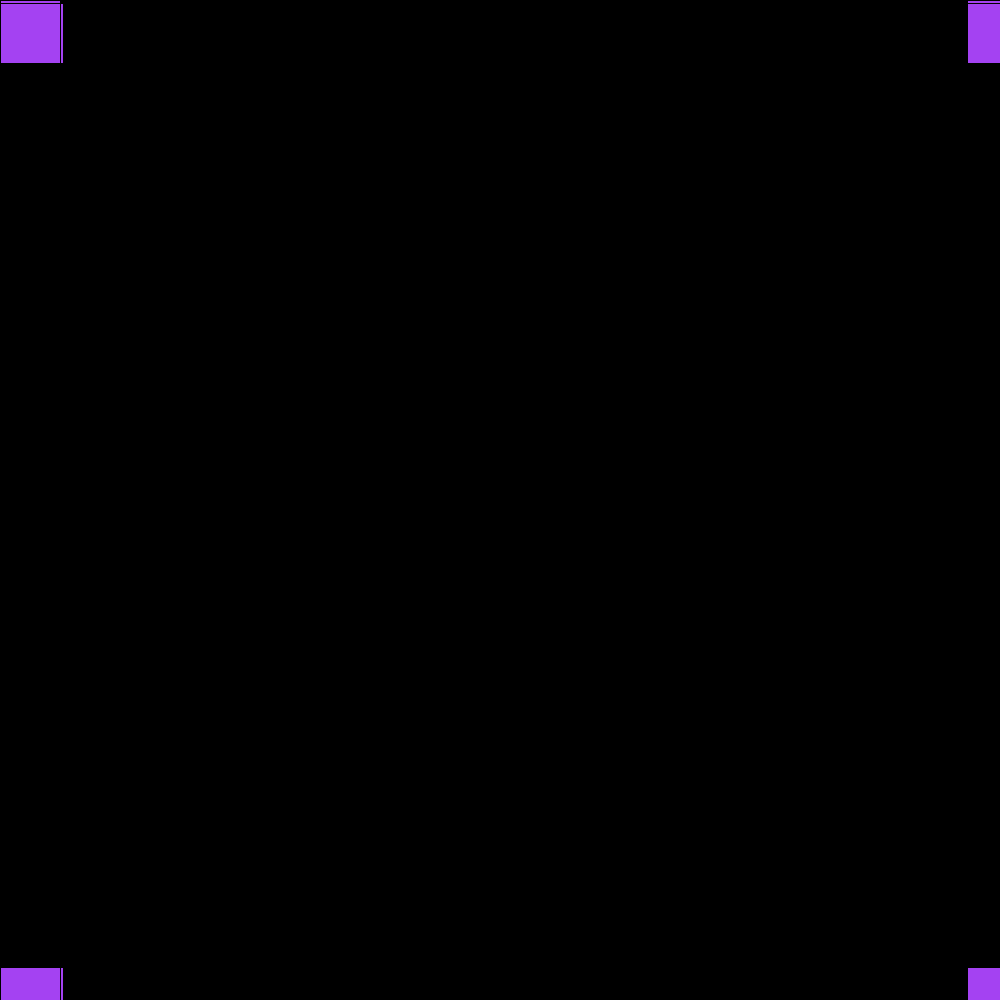
Frame 1 (no input)
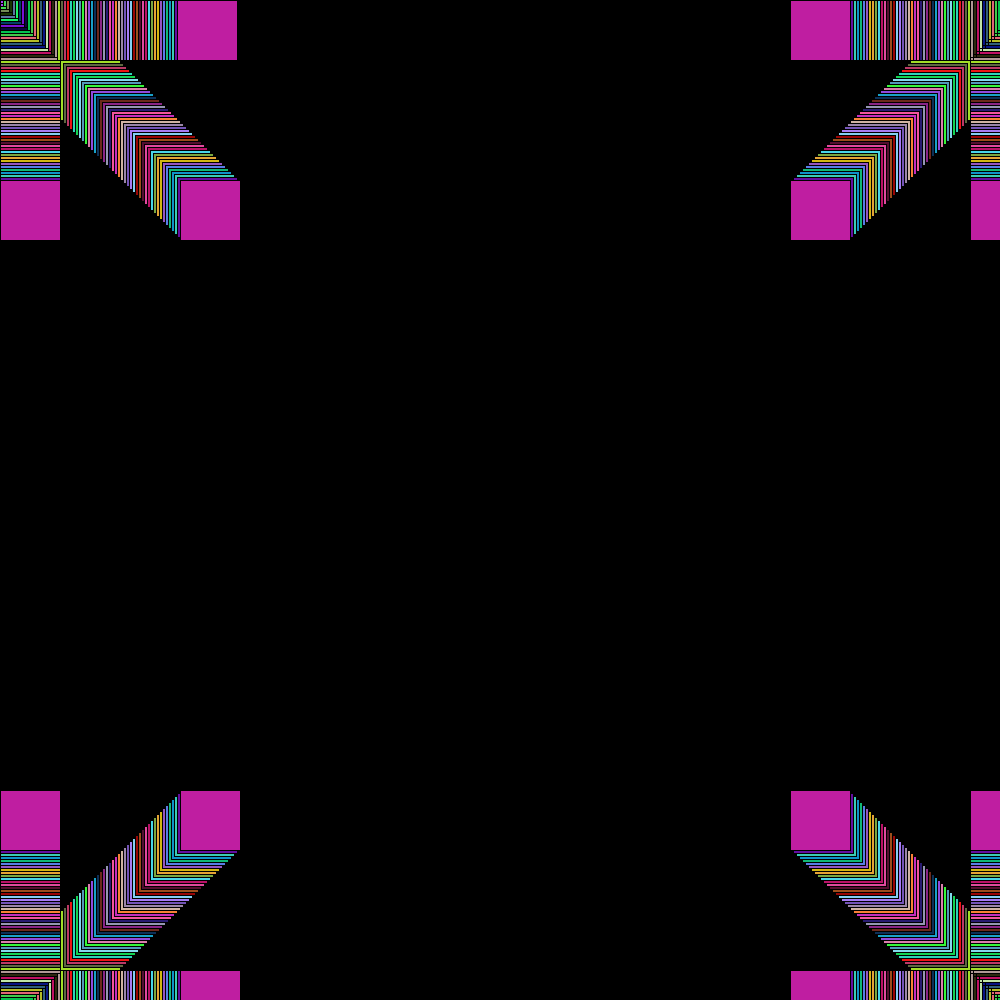
Frame 60 (the mouse pressed at the canvas centre just before this capture)
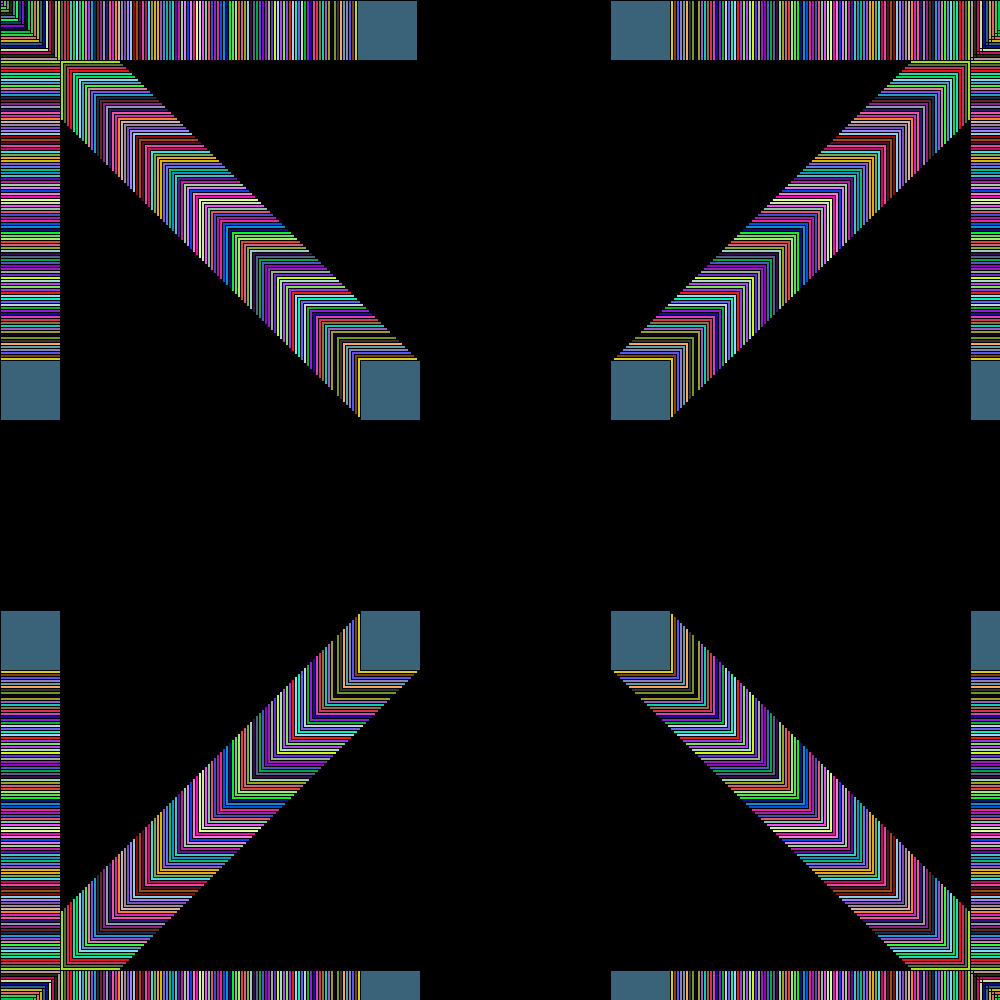
Frame 120 (the mouse held since frame 60 and released just before this capture)

The Processing sketch that drew these frames (run headless with seeded random() and noise(); from frame 60 on, the mouse is pressed at the canvas centre):

// Processing sketch: stroke_inducing_thing
// ── stroke_inducing_thing.pde
int a=0;
void setup()
{
  size (1000, 1000);
  background (0, 0, 0);
}

void draw()
{ 
  fill(random(255),random (255),random (255));
  rect(a, 0, 60,60);
    a=a+3;
    rect(a,a,60,60);
    rect(0,0 + a,60,60);
    
    rect(970,0+a,60,60);
    rect(970-a,0,60,60);
    rect(970-a,0+a,60,60);
    
    rect(0+a,970,60,60);
    rect(0+a,970-a,60,60);
    rect(0,970-a,60,60);
    
    rect(970-a,970,60,60);
    rect(970,970-a,60,60);
    rect(970-a,970-a,60,60);
    if (a>1000)
    {
        a=0;
    }
}
